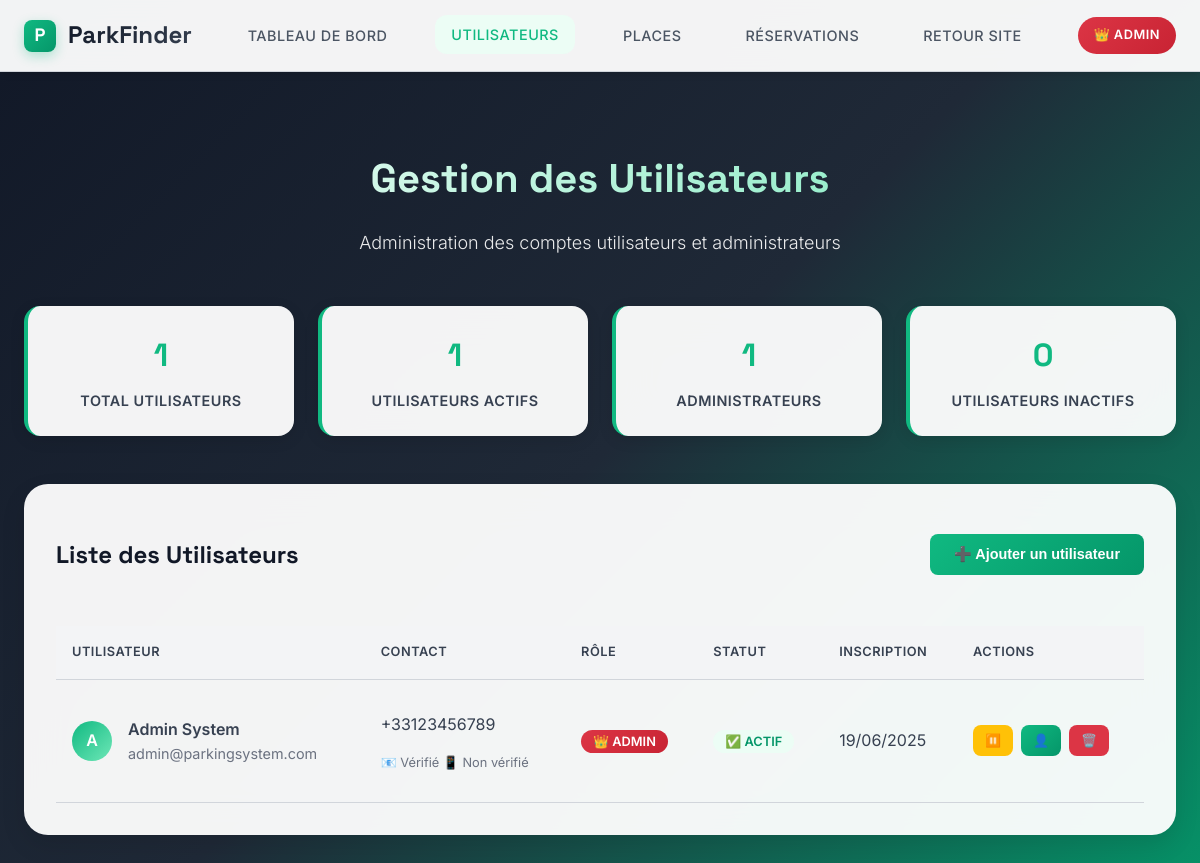
The page /public/admin-users.php (signed in) on the database as committed earlier.
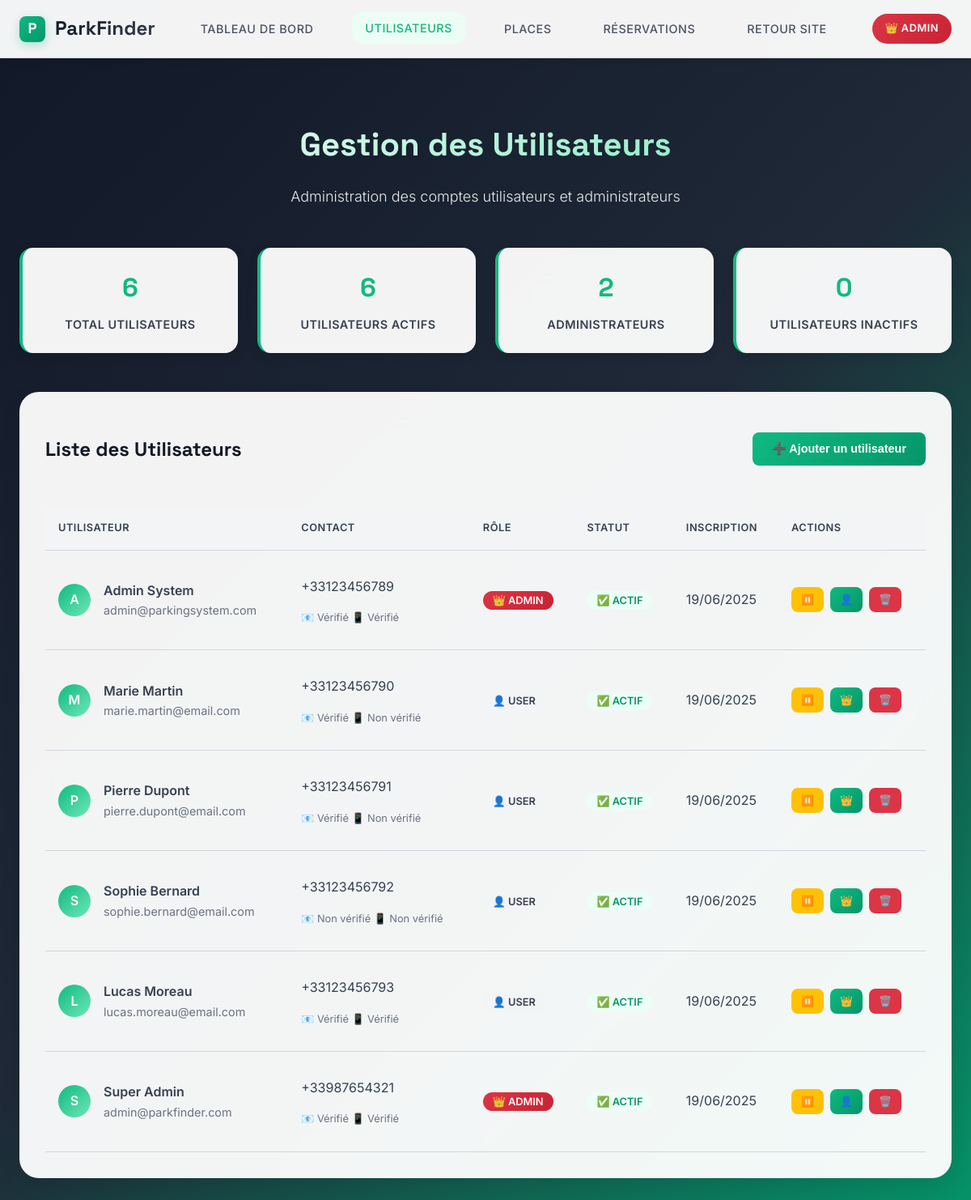
The same page on the database as committed later.
### tables this page shows
CREATE TABLE IF NOT EXISTS users (
    user_id INT AUTO_INCREMENT PRIMARY KEY,
    first_name VARCHAR(50) NOT NULL,
    last_name VARCHAR(50) NOT NULL,
    email VARCHAR(100) UNIQUE NOT NULL,
    phone VARCHAR(20) NOT NULL,
    password_hash VARCHAR(255) NOT NULL,
    role ENUM('user', 'admin') DEFAULT 'user',
    status ENUM('active', 'inactive', 'deleted') DEFAULT 'active',
    profile_image VARCHAR(255) DEFAULT NULL,
    created_at TIMESTAMP DEFAULT CURRENT_TIMESTAMP,
    updated_at TIMESTAMP DEFAULT CURRENT_TIMESTAMP ON UPDATE CURRENT_TIMESTAMP,
    last_login TIMESTAMP NULL,
    email_verified BOOLEAN DEFAULT FALSE,
    phone_verified BOOLEAN DEFAULT FALSE
);

### public/admin-users.php (the view, shortened to what the changed rows need)
<?php
$config = [
    'db_host' => 'localhost',
    'db_name' => 'parking_management_system',
    'db_user' => 'root',
    'db_pass' => ''
];
try {
    $pdo = new PDO("mysql:host={$config['db_host']};dbname={$config['db_name']}", $config['db_user'], $config['db_pass']);
    $pdo->setAttribute(PDO::ATTR_ERRMODE, PDO::ERRMODE_EXCEPTION);
    $dbConnected = true;
} catch(Exception $e) {
    $dbConnected = false;
}
$users = [];
$totalUsers = 0;
$activeUsers = 0;
$adminUsers = 0;
if ($dbConnected) {
    try {
        $stmt = $pdo->query("SELECT user_id, first_name, last_name, email, phone, role, status, email_verified, phone_verified, created_at FROM users ORDER BY created_at DESC");
        $users = $stmt->fetchAll();
        $stmt = $pdo->query("SELECT COUNT(*) as count FROM users");
        $totalUsers = $stmt->fetch()['count'];
        $stmt = $pdo->query("SELECT COUNT(*) as count FROM users WHERE status = 'active'");
        $activeUsers = $stmt->fetch()['count'];
        $stmt = $pdo->query("SELECT COUNT(*) as count FROM users WHERE role = 'admin'");
        $adminUsers = $stmt->fetch()['count'];
    } catch (Exception $e) {
    }
}
?>
<!DOCTYPE html>
<html lang="fr">
<head>
</head>
<body>
    <main class="main-content">
        <div class="container">
            <div class="page-header">
                <h1 class="page-title">Gestion des Utilisateurs</h1>
            </div>
            <div class="stats-overview">
                <div class="stat-card">
                    <div class="stat-number"><?= $totalUsers ?></div>
                    <div class="stat-label">Total utilisateurs</div>
                </div>
                <div class="stat-card">
                    <div class="stat-number"><?= $activeUsers ?></div>
                    <div class="stat-label">Utilisateurs actifs</div>
                </div>
                <div class="stat-card">
                    <div class="stat-number"><?= $adminUsers ?></div>
                    <div class="stat-label">Administrateurs</div>
                </div>
            </div>
            <div class="users-section">
                <div class="section-header">
                    <h2 class="section-title">Liste des Utilisateurs</h2>
                </div>
                <?php if ($dbConnected && !empty($users)): ?>
                    <table class="users-table">
                        <thead>
                            <tr>
                                <th>Utilisateur</th>
                                <th>Contact</th>
                                <th>Rôle</th>
                                <th>Statut</th>
                                <th>Inscription</th>
                                <th>Actions</th>
                            </tr>
                        </thead>
                        <tbody>
                            <?php foreach ($users as $user): ?>
                                <tr>
                                    <td>
                                        <div class="user-info">
                                            <div class="user-avatar">
                                                <?= strtoupper(substr($user['first_name'], 0, 1)) ?>
                                            </div>
                                            <div class="user-details">
                                                <h4><?= htmlspecialchars($user['first_name'] . ' ' . $user['last_name']) ?></h4>
                                                <p><?= htmlspecialchars($user['email']) ?></p>
                                            </div>
                                        </div>
                                    </td>
                                    <td>
                                        <div>
                                            <p><?= htmlspecialchars($user['phone']) ?></p>
                                            <p style="font-size: 0.8rem; color: var(--gray-600);">
                                                📧 <?= $user['email_verified'] ? 'Vérifié' : 'Non vérifié' ?>
                                                📱 <?= $user['phone_verified'] ? 'Vérifié' : 'Non vérifié' ?>
                                            </p>
                                        </div>
                                    </td>
                                    <td>
                                        <span class="role-badge role-<?= $user['role'] ?>">
                                            <?= $user['role'] === 'admin' ? '👑 Admin' : '👤 User' ?>
                                        </span>
                                    </td>
                                    <td>
                                        <span class="status-badge status-<?= $user['status'] ?>">
                                            <?= $user['status'] === 'active' ? '✅ Actif' : '❌ Inactif' ?>
                                        </span>
                                    </td>
                                    <td>
                                        <?= date('d/m/Y', strtotime($user['created_at'])) ?>
                                    </td>
                                    <td>
                                        <div class="actions">
                                            <form method="post" style="display: inline;">
                                                <button type="submit" class="btn btn-small btn-warning">
                                                    <?= $user['status'] === 'active' ? '⏸️' : '▶️' ?>
                                                </button>
                                            </form>
                                            <form method="post" style="display: inline;">
                                                <button type="submit" class="btn btn-small btn-primary">
                                                    <?= $user['role'] === 'admin' ? '👤' : '👑' ?>
                                                </button>
                                            </form>
                                            <form method="post" style="display: inline;" onsubmit="return confirm('Êtes-vous sûr de vouloir supprimer cet utilisateur ?')">
                                                <button type="submit" class="btn btn-small btn-danger">
                                                    🗑️
                                                </button>
                                            </form>
                                        </div>
                                    </td>
                                </tr>
                            <?php endforeach; ?>
                        </tbody>
                    </table>
                <?php else: ?>
                    <p style="text-align: center; color: var(--gray-600); margin: 2rem 0;">
                        <?= $dbConnected ? 'Aucun utilisateur trouvé.' : 'Erreur de connexion à la base de données.' ?>
                    </p>
                <?php endif; ?>
            </div>
        </div>
    </main>
</body>
</html>

Rows that differ between the two databases and show on the page:
changed users "Admin System": phone_verified "Non vérifié" → "Vérifié"
added users: first_name "M", first_name+last_name "Marie Martin", email "marie.martin@email.com", phone "+33123456790", email_verified "Vérifié", phone_verified "Non vérifié", role "👤 USER", status "✅ ACTIF", created_at "19/06/2025"
added users: first_name "P", first_name+last_name "Pierre Dupont", email "pierre.dupont@email.com", phone "+33123456791", email_verified "Vérifié", phone_verified "Non vérifié", role "👤 USER", status "✅ ACTIF", created_at "19/06/2025"
added users: first_name "S", first_name+last_name "Sophie Bernard", email "sophie.bernard@email.com", phone "+33123456792", email_verified "Non vérifié", phone_verified "Non vérifié", role "👤 USER", status "✅ ACTIF", created_at "19/06/2025"
added users: first_name "L", first_name+last_name "Lucas Moreau", email "lucas.moreau@email.com", phone "+33123456793", email_verified "Vérifié", phone_verified "Vérifié", role "👤 USER", status "✅ ACTIF", created_at "19/06/2025"
added users: first_name "S", first_name+last_name "Super Admin", email "admin@parkfinder.com", phone "+33987654321", email_verified "Vérifié", phone_verified "Vérifié", role "👑 ADMIN", status "✅ ACTIF", created_at "19/06/2025"
Other text that changed with them:
$totalUsers: "1" → "6"
$activeUsers: "1" → "6"
$adminUsers: "1" → "2"
